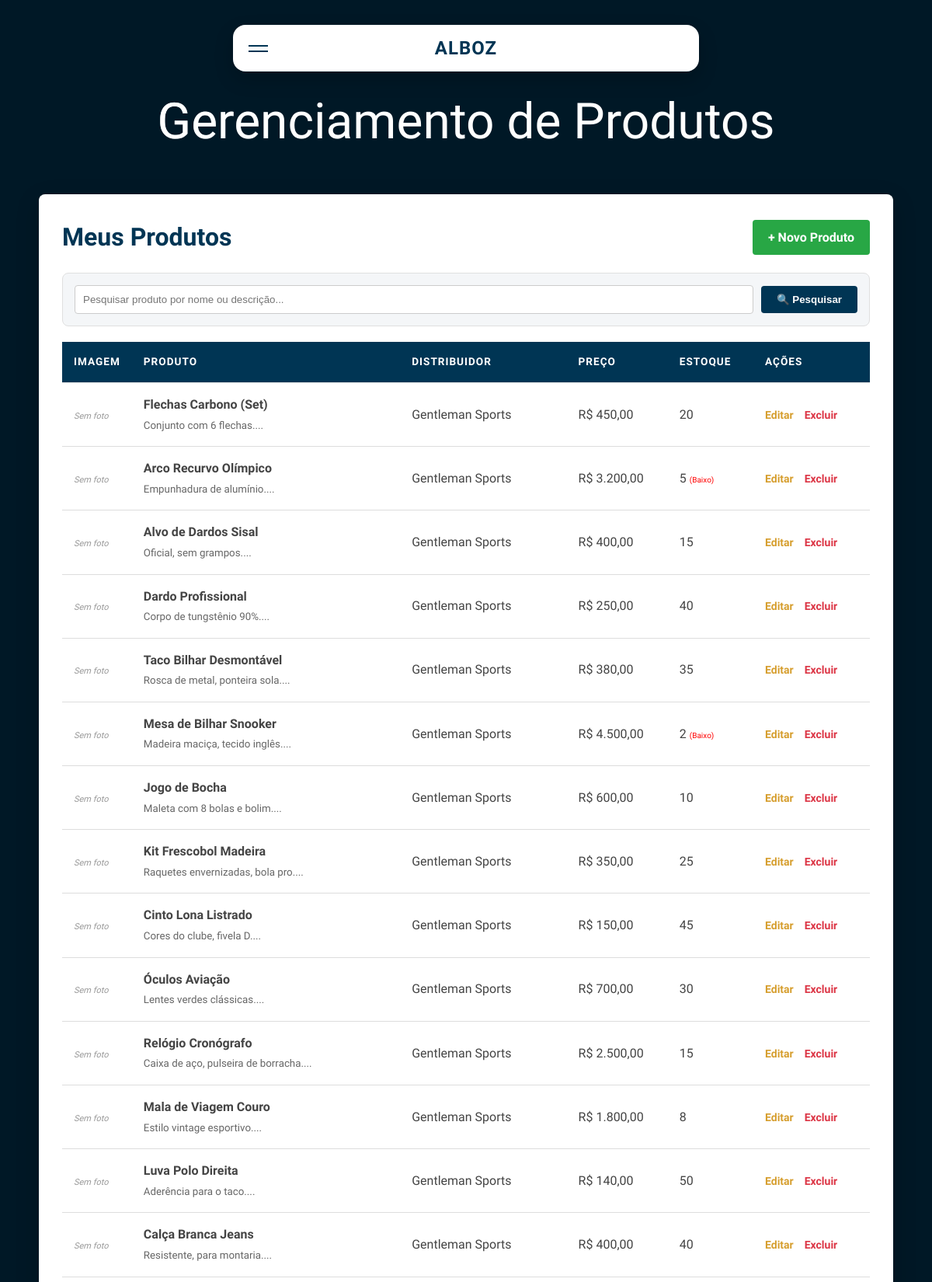
Page /html_alboz/listar_produtos.php (signed in, upper part) on the committed database.
### tables this page shows
CREATE TABLE produtos (
    id INT PRIMARY KEY AUTO_INCREMENT,
    fornecedor_id INT NOT NULL,          
    
    nome_produto VARCHAR(100) NOT NULL,
    codigo_produto VARCHAR(50),          
    descricao TEXT,
    quantidade_estoque INT DEFAULT 0,
    preco_unitario DECIMAL(10, 2) NOT NULL,
    imagem VARCHAR(255),                 
    
    data_registro TIMESTAMP DEFAULT CURRENT_TIMESTAMP,

    CONSTRAINT fk_fornecedor_produto
    FOREIGN KEY (fornecedor_id) REFERENCES fornecedores(id)
    ON DELETE CASCADE
);

CREATE TABLE fornecedores (
    id INT PRIMARY KEY AUTO_INCREMENT,
    usuario_id INT NOT NULL,             
    
    nome_fornecedor VARCHAR(100) NOT NULL,
    cnpj VARCHAR(20) NOT NULL,
    endereco VARCHAR(255),
    telefone VARCHAR(20),
    email VARCHAR(100),
    observacoes TEXT,
    imagem VARCHAR(255),                 
    
    data_registro TIMESTAMP DEFAULT CURRENT_TIMESTAMP,

    CONSTRAINT fk_usuario_fornecedor
    FOREIGN KEY (usuario_id) REFERENCES usuarios(id)
    ON DELETE CASCADE
);

### html_alboz/listar_produtos.php (the view, shortened to what this page needs)
<?php
include('conexao.php');
$usuario_id = $_SESSION['id'];
$busca = "";
$filtro_sql = "";
$sql_listagem = "SELECT p.*, f.nome_fornecedor
                 FROM produtos p
                 JOIN fornecedores f ON p.fornecedor_id = f.id
                 WHERE f.usuario_id = '$usuario_id'
                 $filtro_sql
                 ORDER BY p.id DESC";
$produtos = $mysqli->query($sql_listagem);
?>
<!DOCTYPE html>
<html lang="pt-br">
<head>
</head>
<body class="body">
    <div class="header">
        <div class="card-nav-container">
            <div class="card-nav" id="cardNav">
                <div class="card-nav-top">
                    <div class="hamburger-menu" id="hamburgerBtn">
                        <div class="hamburger-line"></div>
                        <div class="hamburger-line"></div>
                    </div>
                    <div class="logo-container">
                        <div class="logo">ALBOZ</div>
                    </div>
                </div>
            </div>
        </div>
        <div class="subtitulo">Gerenciamento de Produtos</div>
    </div>
    <div class="container">
        <div style="display:flex; justify-content:space-between; align-items:center; margin-bottom:20px; flex-wrap:wrap; gap:10px;">
            <h2>Meus Produtos</h2>
            <a href="cadastrar_produto.php" class="btn-novo">+ Novo Produto</a>
        </div>
        <form method="GET" class="search-box">
            <input type="text" name="busca" placeholder="Pesquisar produto por nome ou descrição..." value="<?php echo htmlspecialchars($busca); ?>">
            <button type="submit" class="btn-search">🔍 Pesquisar</button>
        </form>
        <table>
            <thead>
                <tr>
                    <th style="width: 80px;">Imagem</th>
                    <th>Produto</th>
                    <th>Distribuidor</th>
                    <th>Preço</th>
                    <th>Estoque</th>
                    <th style="width: 150px;">Ações</th>
                </tr>
            </thead>
            <tbody>
                <?php if ($produtos->num_rows > 0): ?>
                    <?php while ($row = $produtos->fetch_assoc()): ?>
                        <tr>
                            <td data-label="Imagem">
                                <?php
                                if (!empty($row['imagem']) && file_exists($row['imagem'])) {
                                    echo "<img src='" . $row['imagem'] . "' class='img-thumb'>";
                                } else {
                                    echo "<span class='no-img'>Sem foto</span>";
                                }
                                ?>
                            </td>
                            <td data-label="Produto">
                                <strong><?php echo $row['nome_produto']; ?></strong>
                                <?php if (!empty($row['descricao'])): ?>
                                    <br><small style="color:#666;"><?php echo substr($row['descricao'], 0, 40) . '...'; ?></small>
                                <?php endif; ?>
                            </td>
                            <td data-label="Distribuidor"><?php echo $row['nome_fornecedor']; ?></td>
                            <td data-label="Preço">R$ <?php echo number_format($row['preco_unitario'], 2, ',', '.'); ?></td>
                            <td data-label="Estoque">
                                <?php
                                echo $row['quantidade_estoque'];
                                echo ($row['quantidade_estoque'] <= 5) ? " <span style='color:red; font-size:10px;'>(Baixo)</span>" : "";
                                ?>
                            </td>
                            <td class="acoes" data-label="Ações">
                                <a href="cadastrar_produto.php?edit_id=<?php echo $row['id']; ?>" class="btn-edit">Editar</a>
                                <a href="?delete_id=<?php echo $row['id']; ?>" class="btn-delete" onclick="return confirm('Tem certeza?')">Excluir</a>
                            </td>
                        </tr>
                    <?php endwhile; ?>
                <?php endif; ?>
            </tbody>
        </table>
    </div>
</body>
</html>

### html_alboz/listar_produtos.php (style rules this page uses)
:root { --bg: #001826; --card: #003554; --card-hover: #014e7b; --muted: #bfc9ce; --accent: #dfe7e9; --gold: #ffffff; }
* { margin: 0; padding: 0; box-sizing: border-box; }
html { font-size: 16px; scroll-behavior: smooth; scrollbar-width: thin; scrollbar-color: var(--card) var(--bg); overflow-x: hidden; }
body { margin: 0; font-family: 'Monda', sans-serif; background: var(--bg); color: var(--accent); line-height: 1.6; cursor: default; }
a { text-decoration: none; color: inherit; transition: 0.3s; cursor: pointer; }
button, .btn-submit, input[type="submit"] { cursor: pointer; }
.card-nav-container { position: absolute; top: 2em; left: 50%; transform: translateX(-50%); width: 90%; max-width: 600px; z-index: 1001; }
.card-nav { position: relative; background-color: #ffffff; border-radius: 1rem; box-shadow: 0 10px 25px rgba(0, 0, 0, 0.2); overflow: hidden; transition: height 0.4s cubic-bezier(0.25, 1, 0.5, 1); color: var(--card); }
.card-nav-top { height: 60px; display: flex; align-items: center; justify-content: center; padding: 0 1.5rem; position: relative; }
.logo { font-family: 'Abhaya Libre', serif; font-weight: 800; font-size: 1.5rem; letter-spacing: 1px; text-transform: uppercase; }
.hamburger-menu { position: absolute; left: 20px; cursor: pointer; display: flex; flex-direction: column; gap: 5px; }
.hamburger-line { width: 25px; height: 2px; background-color: var(--card); transition: 0.3s; }
.header { position: relative; width: 100%; height: auto; min-height: 250px; display: flex; flex-direction: column; justify-content: center; align-items: center; padding-top: 0; padding-bottom: 2rem; }
.subtitulo { font-family: 'Great Vibes', cursive; font-size: 4rem; margin-top: 6rem; z-index: 10; text-align: center; font-weight: 400; cursor: default; background: linear-gradient(120deg, #001826 40%, rgba(255, 255, 255, 0.8) 50%, #001826 60%); background-size: 200% 100%; background-position: 100%; color: #001826; background-clip: text; -webkit-background-clip: text; -webkit-text-fill-color: transparent; -webkit-text-fill-color: var(--gold); transition: background-position 0.5s; }
.container { max-width: 1100px; margin: 0 auto 60px auto; padding: 30px; background: #fff; color: #333; box-shadow: 0 10px 30px rgba(0, 0, 0, 0.2); border-radius: 8px; min-height: 400px; }
.container h2 { margin: 0; color: var(--card); font-family: 'Abhaya Libre', serif; font-size: 2rem; }
.search-box { display: flex; gap: 10px; margin-bottom: 20px; align-items: center; background: #f4f6f8; padding: 15px; border-radius: 8px; border: 1px solid #e0e0e0; }
.search-box input { flex: 1; padding: 10px; border: 1px solid #ccc; border-radius: 4px; background: #fff; color: #333; }
.btn-search { background-color: var(--card); color: white; border: none; padding: 10px 20px; border-radius: 4px; font-weight: bold; transition: 0.3s; }
table { width: 100%; border-collapse: collapse; margin-top: 10px; }
th, td { padding: 15px; text-align: left; border-bottom: 1px solid #ddd; vertical-align: middle; color: #444; }
th { background-color: var(--card); color: white; font-weight: bold; text-transform: uppercase; font-size: 0.85rem; letter-spacing: 1px; }
.no-img { font-size: 11px; color: #999; font-style: italic; }
.btn-novo { background-color: #28a745; color: white; padding: 10px 20px; text-decoration: none; border-radius: 4px; display: inline-block; font-weight: bold; transition: 0.3s; }
.acoes a { text-decoration: none; font-weight: bold; margin-right: 10px; font-size: 14px; transition: 0.2s; }
.btn-edit { color: #d69e2e; }
.btn-delete { color: #dc3545; }

### rows in the picture
produtos: shows "Sem foto", nome_produto "Flechas Carbono (Set)", descricao "Conjunto com 6 flechas.", fornecedor.nome_fornecedor "Gentleman Sports", preco_unitario "450,00", quantidade_estoque "20"
produtos: shows "Sem foto", nome_produto "Arco Recurvo Olímpico", descricao "Empunhadura de alumínio.", fornecedor.nome_fornecedor "Gentleman Sports", preco_unitario "3.200,00", quantidade_estoque "5", shows "(Baixo)"
produtos: shows "Sem foto", nome_produto "Alvo de Dardos Sisal", descricao "Oficial, sem grampos.", fornecedor.nome_fornecedor "Gentleman Sports", preco_unitario "400,00", quantidade_estoque "15"
produtos: shows "Sem foto", nome_produto "Dardo Profissional", descricao "Corpo de tungstênio 90%.", fornecedor.nome_fornecedor "Gentleman Sports", preco_unitario "250,00", quantidade_estoque "40"
produtos: shows "Sem foto", nome_produto "Taco Bilhar Desmontável", descricao "Rosca de metal, ponteira sola.", fornecedor.nome_fornecedor "Gentleman Sports", preco_unitario "380,00", quantidade_estoque "35"
produtos: shows "Sem foto", nome_produto "Mesa de Bilhar Snooker", descricao "Madeira maciça, tecido inglês.", fornecedor.nome_fornecedor "Gentleman Sports", preco_unitario "4.500,00", quantidade_estoque "2", shows "(Baixo)"
produtos: shows "Sem foto", nome_produto "Jogo de Bocha", descricao "Maleta com 8 bolas e bolim.", fornecedor.nome_fornecedor "Gentleman Sports", preco_unitario "600,00", quantidade_estoque "10"
produtos: shows "Sem foto", nome_produto "Kit Frescobol Madeira", descricao "Raquetes envernizadas, bola pro.", fornecedor.nome_fornecedor "Gentleman Sports", preco_unitario "350,00", quantidade_estoque "25"
produtos: shows "Sem foto", nome_produto "Cinto Lona Listrado", descricao "Cores do clube, fivela D.", fornecedor.nome_fornecedor "Gentleman Sports", preco_unitario "150,00", quantidade_estoque "45"
produtos: shows "Sem foto", nome_produto "Óculos Aviação", descricao "Lentes verdes clássicas.", fornecedor.nome_fornecedor "Gentleman Sports", preco_unitario "700,00", quantidade_estoque "30"
produtos: shows "Sem foto", nome_produto "Relógio Cronógrafo", descricao "Caixa de aço, pulseira de borracha.", fornecedor.nome_fornecedor "Gentleman Sports", preco_unitario "2.500,00", quantidade_estoque "15"
produtos: shows "Sem foto", nome_produto "Mala de Viagem Couro", descricao "Estilo vintage esportivo.", fornecedor.nome_fornecedor "Gentleman Sports", preco_unitario "1.800,00", quantidade_estoque "8"
produtos: shows "Sem foto", nome_produto "Luva Polo Direita", descricao "Aderência para o taco.", fornecedor.nome_fornecedor "Gentleman Sports", preco_unitario "140,00", quantidade_estoque "50"
produtos: shows "Sem foto", nome_produto "Calça Branca Jeans", descricao "Resistente, para montaria.", fornecedor.nome_fornecedor "Gentleman Sports", preco_unitario "400,00", quantidade_estoque "40"
